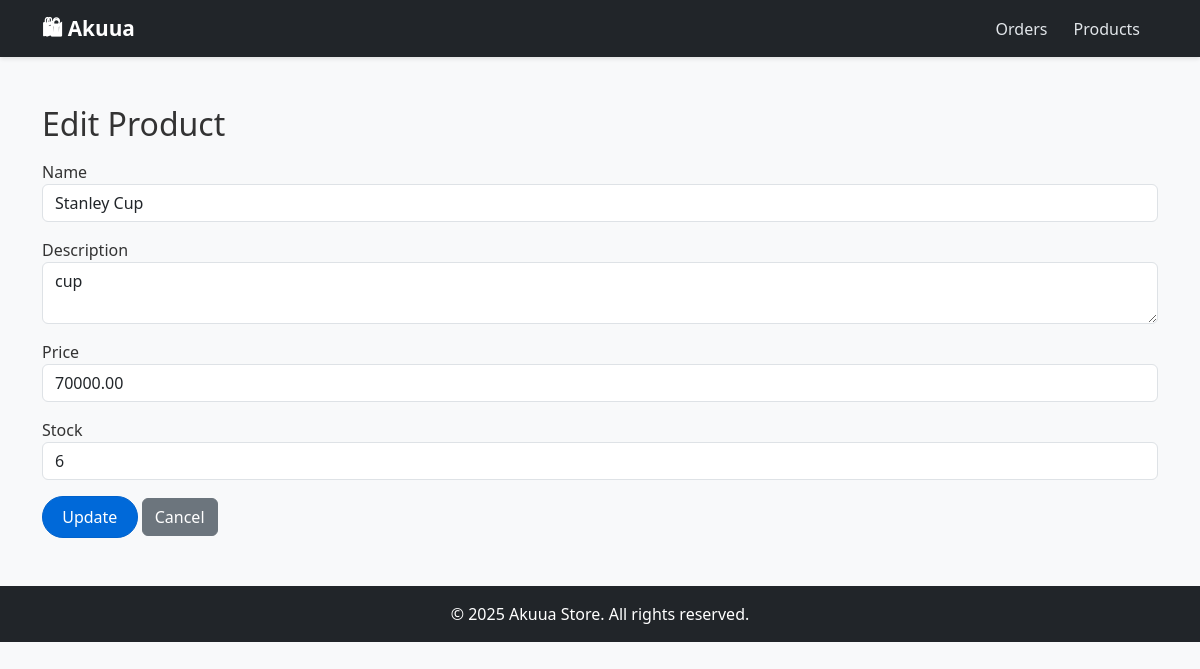
Page /admin/product_edit.php?id=15 (signed in) on the committed database.
### tables this page shows
CREATE TABLE `products` (
  `id` int(11) NOT NULL,
  `name` varchar(255) NOT NULL,
  `category` varchar(50) NOT NULL,
  `description` text DEFAULT NULL,
  `price` decimal(10,2) NOT NULL,
  `stock` int(11) DEFAULT 0,
  `image` varchar(255) DEFAULT NULL,
  `created_at` timestamp NOT NULL DEFAULT current_timestamp()
);

### admin/product_edit.php (the view, shortened to what this page needs)
<?php
require_once "../config/db.php";
include "./includes/header.php";
$id = intval($_GET['id']);
$stmt = $conn->prepare("SELECT * FROM products WHERE id = ?");
$stmt->bind_param("i", $id);
$stmt->execute();
$product = $stmt->get_result()->fetch_assoc();
?>
<h2>Edit Product</h2>
<form method="post" class="mt-3">
  <div class="mb-3">
    <label>Name</label>
    <input type="text" name="name" class="form-control" value="<?= htmlspecialchars($product['name']) ?>" required>
  </div>
  <div class="mb-3">
    <label>Description</label>
    <textarea name="description" class="form-control"><?= htmlspecialchars($product['description']) ?></textarea>
  </div>
  <div class="mb-3">
    <label>Price</label>
    <input type="number" step="0.01" name="price" class="form-control" value="<?= $product['price'] ?>" required>
  </div>
  <div class="mb-3">
    <label>Stock</label>
    <input type="number" name="stock" class="form-control" value="<?= $product['stock'] ?>" required>
  </div>
  <button type="submit" class="btn btn-primary">Update</button>
  <a href="products.php" class="btn btn-secondary">Cancel</a>
</form>
<?php include "./includes/footer.php"; ?>

### assets/css/style.css (style rules this page uses)
body { font-family: 'Segoe UI', Tahoma, Geneva, Verdana, sans-serif; background-color: #f8f9fa; color: #333; }
.btn-primary { background-color: #0069d9; border-color: #0062cc; border-radius: 25px; padding: 0.5rem 1.2rem; transition: 0.3s; }

### rows in the picture
products: name "Stanley Cup", description "cup", price "70000.00", stock "6"
